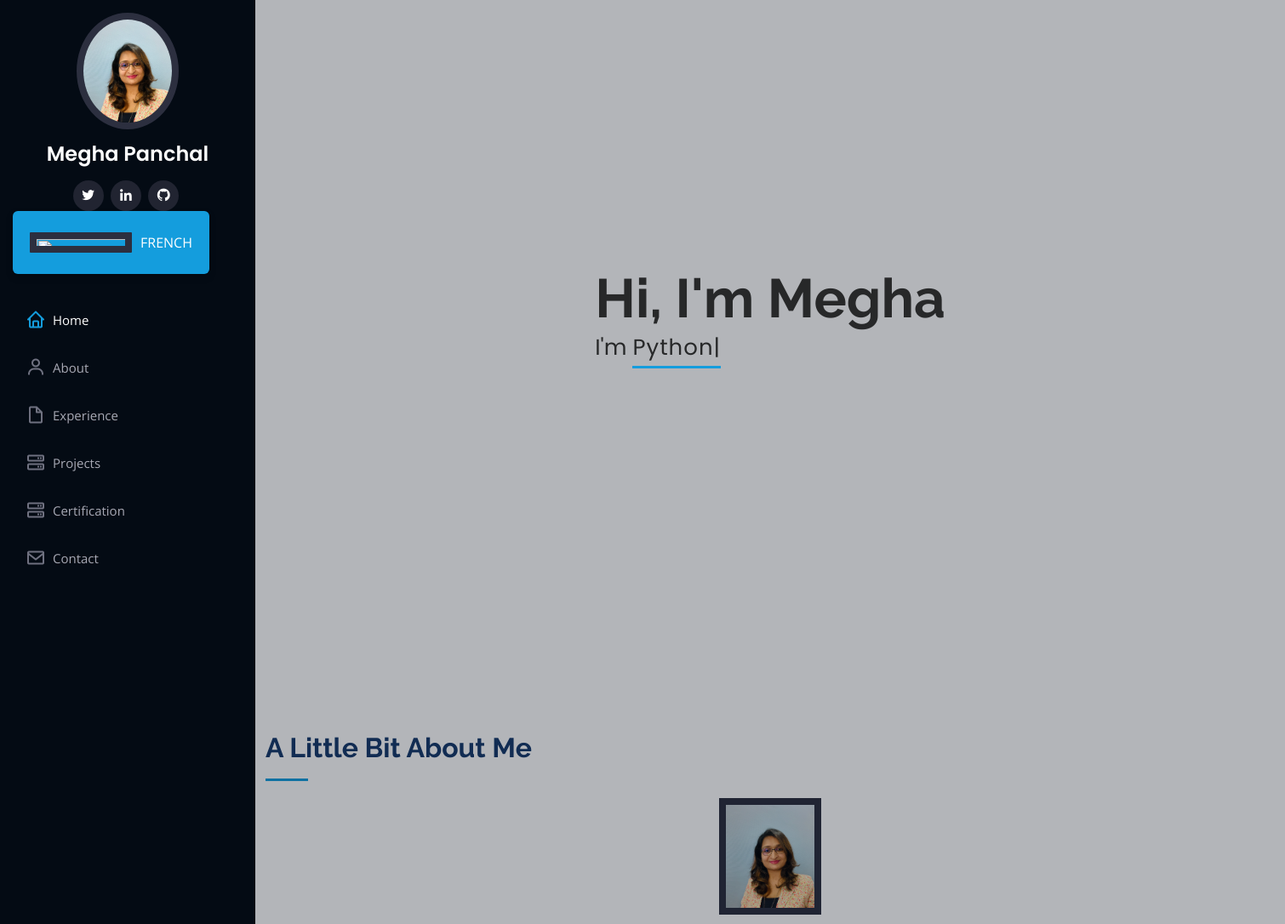
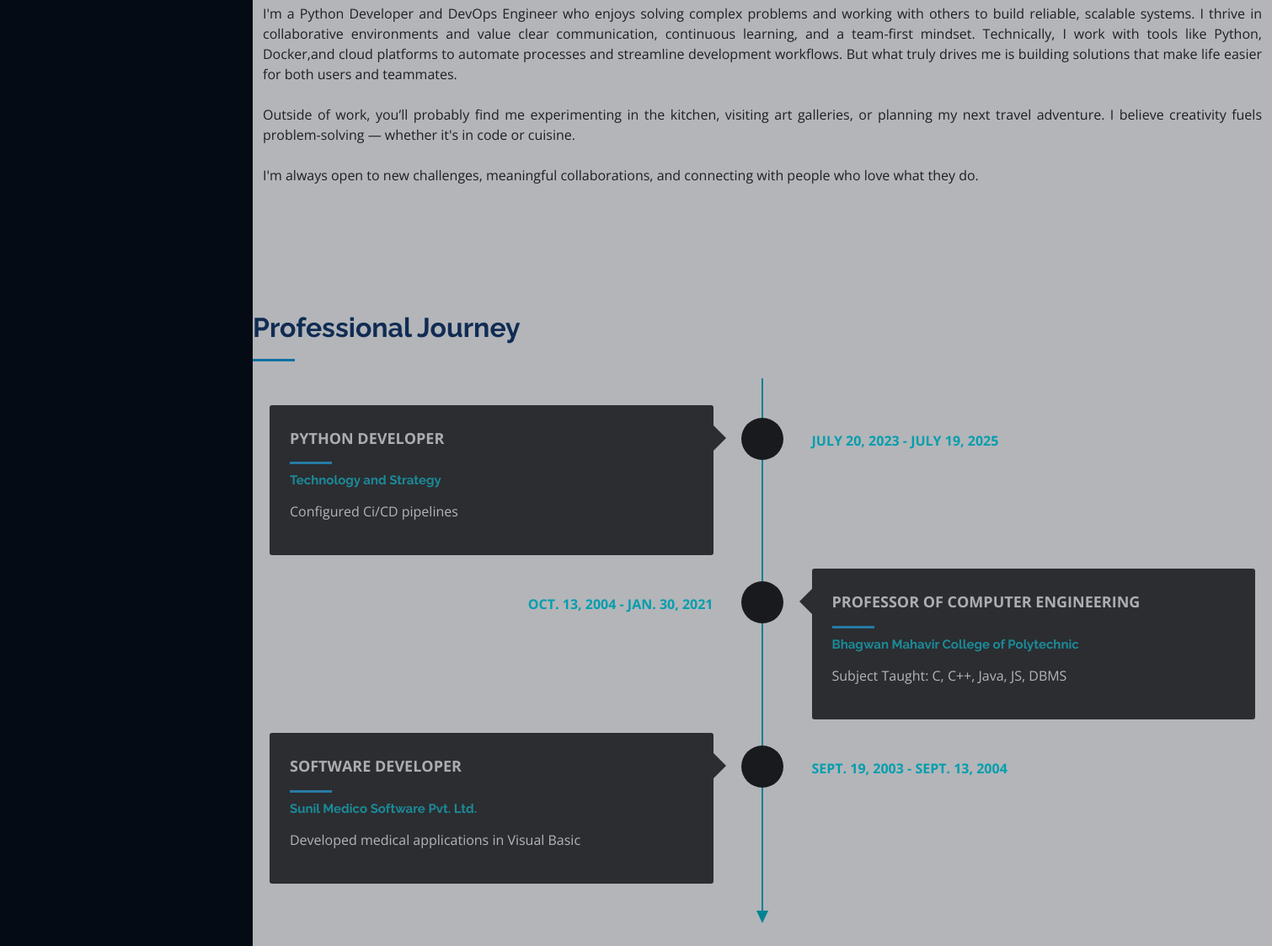
The page / on the database its author committed (2 pictures, top to bottom).
### resume/models.py (models this page shows, shortened)
class Experience(models.Model):
    startdate = models.DateField()
    enddate = models.DateField(blank=True, null=True)
    jobtitle = models.CharField(max_length=100)
    employer = models.CharField(max_length=100)
    description = models.TextField(max_length=2048, blank=True)

### resume/views.py (the view)
# urls.py: path("", views.index_page, name="base"),
def index_page(request):
    experiences = Experience.objects.all().order_by('-id')
    return render(request, "base.html", {'experiences': experiences})

### resume/templatetags/language_selector.py (called while the page is built)
@register.filter
def new_lang_code(current_lang_code):
    if current_lang_code == "en":
        return "fr"
    else:
        return "en"

@register.filter
def new_lang_name(current_lang_code):
    if current_lang_code == "en":
        return "FRENCH"
    else:
        return "ENGLISH"

### resume/templates/base.html (shortened to what this page needs)
<!doctype html>
{% load i18n %}
{% load language_selector %}
{% load static %}
<html>
<head>
    <link href="{% static 'vendor/aos/aos.css' %}" rel="stylesheet">
    <link href="{% static 'vendor/bootstrap/css/bootstrap.min.css' %}" rel="stylesheet">
    <link href="{% static 'vendor/bootstrap-icons/bootstrap-icons.css' %}" rel="stylesheet">
    <link href="{% static 'vendor/boxicons/css/boxicons.min.css' %}" rel="stylesheet">
    <link href="{% static 'vendor/glightbox/css/glightbox.min.css' %}" rel="stylesheet">
    <link href="{% static 'vendor/swiper/swiper-bundle.min.css' %}" rel="stylesheet">
    <link href="https://cdn.jsdelivr.net/npm/bootstrap@5.3.0-alpha1/dist/css/bootstrap.min.css" rel="stylesheet"
>
    <link href="{% static 'css/style.css' %}" rel="stylesheet">
</head>
<body>
    <header id="header">
        <div class="d-flex flex-column">
            <div class="profile">
                <img src="{% static 'images/me.jpg' %}" alt="" class="img-fluid rounded-circle">
                <h1 class="text-light"><a href="#home-section">Megha Panchal</a></h1>
                <div class="social-links mt-3 text-center">
                    <a href="https://x.com/mh_megha" class="twitter"><i class="bx bxl-twitter"></i></a>
                    <a href="https://www.linkedin.com/in/megha-panchal-7b593022a/" class="linkedin"><i class="bx bxl-linkedin"></i></a>
                    <a href="https://github.com/Megha-2023" class="github"><i class="bx bxl-github"></i></a>
                </div>
                <button class="lang-btn" type="submit" form="form_{{ LANGUAGE_CODE|new_lang_code }}" value="Submit">
                {% if LANGUAGE_CODE == "fr" %}
                    <img src="{% static 'images/en.png' %}" alt="" class="lang-img" />
                {% else %}
                    <img src="{% static 'images/fr.png' %}" alt="" class="lang-img" />
                {% endif %}
                <span>{{ LANGUAGE_CODE|new_lang_name }} </span>
                </button>
            </div>
             {% include "navbar.html" %}
        </div>
    </header>
    <main id="main">
        <section id="home-section" class="d-flex flex-column justify-content-center align-items-center">
            {% block home %}
                {% include "sections/home.html" %}
            {% endblock home %}
        </section>
        <section id="about-section" class="about">
            {% block about-section %}
                {% include "sections/about.html" %}
            {% endblock about-section %}
        </section>
        <section id="experience-section">
            {% block exp-section %}
                {% include "sections/experience.html" %}
            {% endblock exp-section %}
        </section>
    </main>
  </body>
</html>

### resume/templates/navbar.html
{% load static %}
<nav id="navbar" class="nav-menu navbar">
    <ul>
        <li><a href="#home-section" class="nav-link scrollto active"><i class="bx bx-home"></i> <span>Home</span></a></li>
        <li><a href="#about-section" class="nav-link scrollto"><i class="bx bx-user"></i> <span>About</span></a></li>
        <li><a href="#experience-section" class="nav-link scrollto"><i class="bx bx-file-blank"></i> <span>Experience</span></a></li>
        <li><a href="#projects-section" class="nav-link scrollto"><i class="bx bx-server"></i> <span>Projects</span></a></li>
        <li><a href="#edu-section" class="nav-link scrollto"><i class="bx bx-server"></i> <span>Certification</span></a></li>
        <li><a href="#contact-section" class="nav-link scrollto"><i class="bx bx-envelope"></i> <span>Contact</span></a></li>
    </ul>
</nav>

### resume/templates/sections/home.html
<!doctype html>
{% load i18n %}
{% block home %}
<div class="home-container" data-aos="fade-in">
    <h1>
        {% trans "Hi, I'm Megha" %}
    </h1>
    <p>I'm <span class="typed"
          data-typed-items="Python Developer, DevOps Engineer."></span></p>
</div>
{% endblock home %}

### resume/templates/sections/about.html
<!doctype html>
{% load i18n %}
{% load static %}
{% block about-section %}
<div class="container">
    <div class="section-title">
        <h2>{% trans "A Little Bit About Me" %} </h2>
        <img src="{% static 'images/me.jpg' %} " class="img-fluid" />
        <p>
            I'm a Python Developer and DevOps Engineer who enjoys solving complex problems and working with others to build reliable,
            scalable systems. I thrive in collaborative environments and value clear communication, continuous learning, and a team-first mindset.
            Technically, I work with tools like Python, Docker,and cloud platforms to automate processes and streamline development workflows.
            But what truly drives me is building solutions that make life easier for both users and teammates.
            <br><br>Outside of work, you’ll probably find me experimenting in the kitchen, visiting art galleries, or planning my next travel adventure.
            I believe creativity fuels problem-solving — whether it's in code or cuisine.
            <br><br>I'm always open to new challenges, meaningful collaborations, and connecting with people who love what they do.
        </p>
    </div>
</div>
{% endblock about-section %}

### resume/templates/sections/experience.html
<!doctype html>
{% load i18n %}
{% load static %}
{% block exp-section %}
<div class="bg" data-anchor-target="#experience-section"
data-bottom-top="transform: translate3d(0px, -150px, 0px);"
data-top-bottom="transform: translate3d(0px, 150px, 0px);"
></div>
    <div class="section-title">
        <h2>{% trans "Professional Journey" %}</h2>
        <div class="experience-wrapper">
            <div id="timeline">
            {% for exp in experiences %}
            <div class="timeline-block">
                <div class="timeline-content">
                <h2 class="position">{{ exp.jobtitle }}</h2>
                <h3 class="company"><a href="" target="_blank">{{ exp.employer }}</a></h3>
                <p class="job-desc">{{ exp.description }}</p>
                </div>
                <div class="timeline-img"></div>
                <span class="date">{{ exp.startdate }} - {{ exp.enddate }}</span>
            </div>
            {% endfor %}
        </div>
        <i class="down-arrow"></i>
      </div>
    </div>
{% endblock exp-section %}

### rows shown on the page
Experience: jobtitle "PYTHON DEVELOPER", employer "Technology and Strategy", description "Configured Ci/CD pipelines", startdate "JULY 20, 2023", enddate "JULY 19, 2025"
Experience: jobtitle "PROFESSOR OF COMPUTER ENGINEERING", employer "Bhagwan Mahavir College of Polytechnic", description "Subject Taught: C, C++, Java, JS, DBMS", startdate "OCT. 13, 2004", enddate "JAN. 30, 2021"
Experience: jobtitle "SOFTWARE DEVELOPER", employer "Sunil Medico Software Pvt. Ltd.", description "Developed medical applications in Visual Basic", startdate "SEPT. 19, 2003", enddate "SEPT. 13, 2004"

### other values the page prints
{{ LANGUAGE_CODE|new_lang_name }} "FRENCH"
